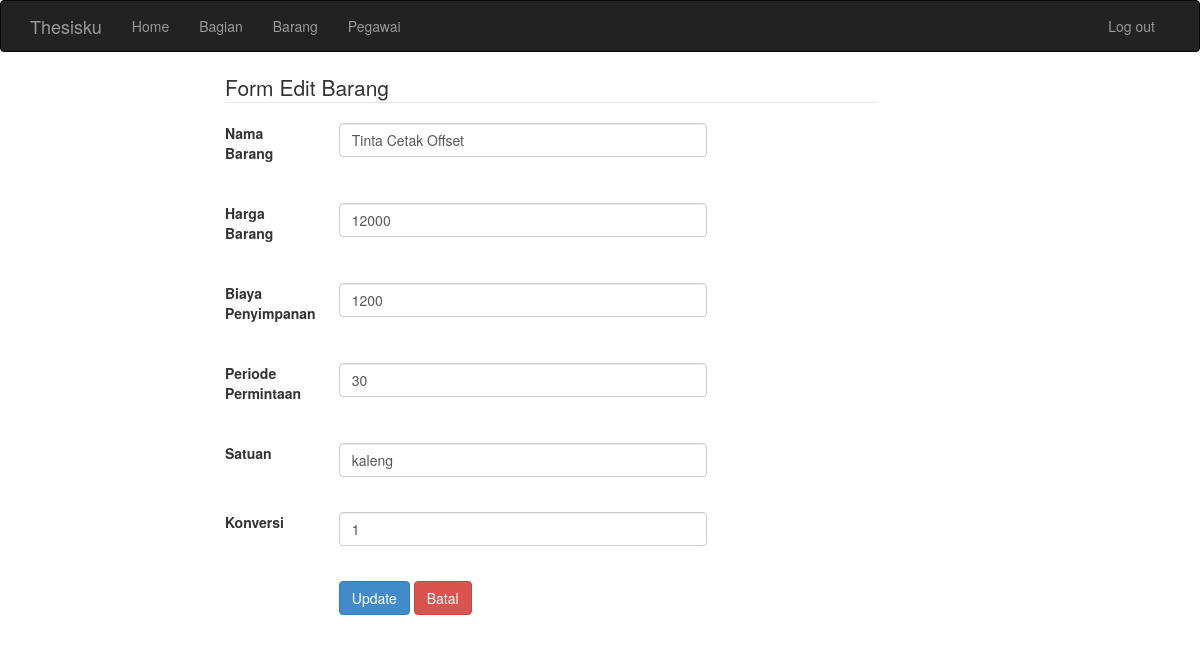
Page /admin/barang/barang_form_edit.php?id=146 on the earlier database version.
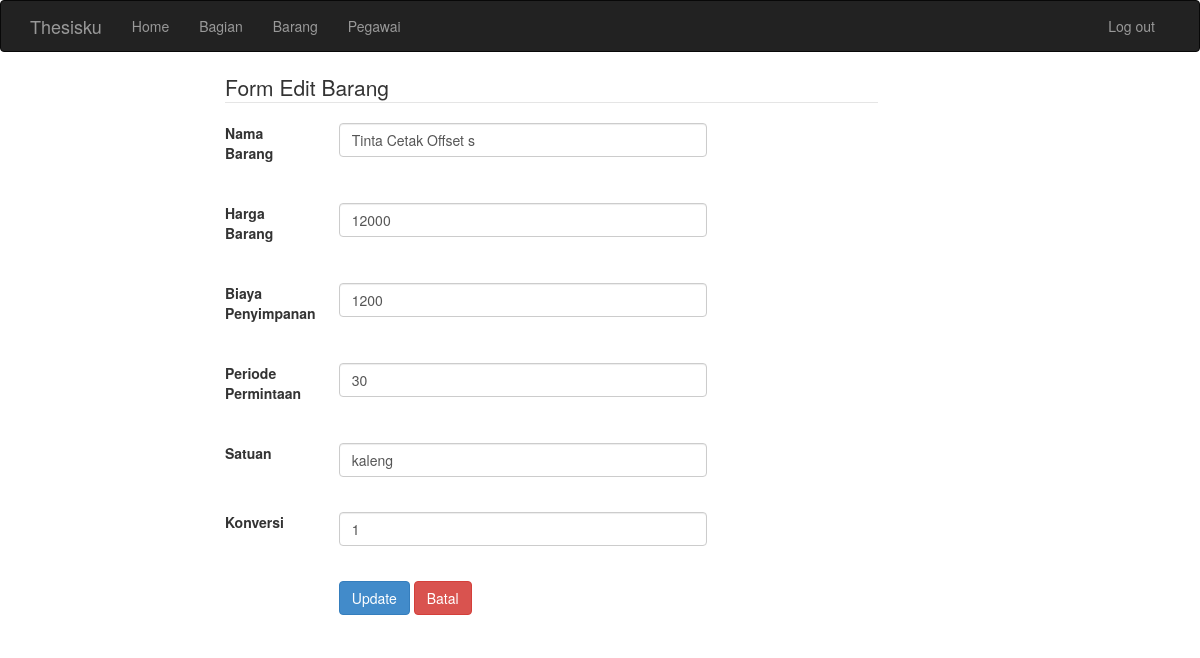
Same page on the later database version.
### tables this page shows
CREATE TABLE `barang` (
  `id_barang` int(16) NOT NULL,
  `nama_barang` varchar(64) NOT NULL,
  `harga_barang` varchar(16) NOT NULL,
  `biaya_penyimpanan` varchar(16) NOT NULL,
  `periode_permintaan` varchar(4) NOT NULL,
  `satuan` varchar(16) NOT NULL,
  `konversi` varchar(16) NOT NULL
);

### class/barang.php (called while the page is built, shortened)
<?php
	class barang
	{
		private $conn;
		function __construct($conn) {
			$this->conn = $conn;
		}
		function BarangList ()
		{
			$sqlBarangList = $this->conn->query("SELECT * FROM barang ORDER BY nama_barang ASC");
			while ($row = $sqlBarangList->fetch_assoc())
			{
				$data [] = $row;
			}
			return $data;
		}
		function findBarangById ($id)
		{
			$sqlEditBarang = $this->conn->query("SELECT * FROM barang WHERE id_barang = '$id'");
			while ($row = $sqlEditBarang->fetch_assoc())
			{
				$data[] = $row;
			}
			return $data;
		}
	}
?>

### admin/barang/barang_edit.php (the view, shortened to what this page needs)
<?php
include "../../class/config.php";
include "../../class/barang.php";
	$id = $_GET ['id'];
	$d1 = new database();
	$conn = $d1->koneksidatabase();
	$BarangList = new barang($conn);
	$BarangList->BarangList();
	$DaftarBarang = $BarangList->BarangList();
	$Barang = $BarangList->findBarangById($id);
?>
<div class="container-fluid">
    	<div class="col-md-7 col-md-offset-2">
    		<form class="form-horizontal" method="post" action="barang_update.php">
    			<?php
                    if(empty($Barang)){
                    }else{
                    foreach ($Barang as $key => $value) {
                    ?>
                <legend> Form Edit Barang </legend>
                <div class="form-group">
                	<label for="nama_bagian" class="col-md-2"> Nama Barang  </label>
                	<div class="col-md-7">
                    	<input type="text" class="form-control" id="nama_barang" name="nama_barang" value="<?php echo $value['nama_barang']; ?>">
                    </div>
                </div>
                <br>
                <div class="form-group">
                	<label for="Harga Barang" class="col-md-2"> Harga Barang  </label>
                	<div class="col-md-7">
                    	<input type="text" class="form-control" id="harga_barang" name="harga_barang" value="<?php echo $value['harga_barang']; ?>">
                    </div>
                </div>
                <br>
                <div class="form-group">
                	<label for="Biaya Peyimpanan" class="col-md-2"> Biaya Penyimpanan  </label>
                	<div class="col-md-7">
                    	<input type="text" class="form-control" id="biaya_penyimpanan" name="biaya_penyimpanan" value="<?php echo $value['biaya_penyimpanan']; ?>">
                    </div>
                </div>
                <br>
                <div class="form-group">
                	<label for="periode permintaab" class="col-md-2"> Periode Permintaan  </label>
                	<div class="col-md-7">
                    	<input type="text" class="form-control" id="periode permintaan" name="periode_permintaan" value="<?php echo $value['periode_permintaan']; ?>">
                    </div>
                </div>
                <br>
                <div class="form-group">
                	<label for="Satuan" class="col-md-2"> Satuan  </label>
                	<div class="col-md-7">
                    	<input type="text" class="form-control" id="satuan" name="satuan" value="<?php echo $value['satuan']; ?>">
                    </div>
                </div>
                <br>
                <div class="form-group">
                	<label for="Keterangan" class="col-md-2"> Konversi  </label>
                	<div class="col-md-7">
                    	<input type="text" class="form-control" id="biaya_penyimpanan" name="konversi" value="<?php echo $value['konversi']; ?>">
                    </div>
                </div>
                <br>
                <div class="form-group">
                	<div class="col-md-7 col-md-offset-2">
                		<input type="submit" class="btn btn-md btn-primary" name="update" value="Update" >
                        	<a class="btn btn-danger" href="index.php" role="button">Batal</a>
                    </div>
                </div>
                <?php
                    }}
                    ?>
    		</form>
        </div>
    </div>

Differences in the rows shown:
changed barang "kaleng": nama_barang "Tinta Cetak Offset" → "Tinta Cetak Offset s"
